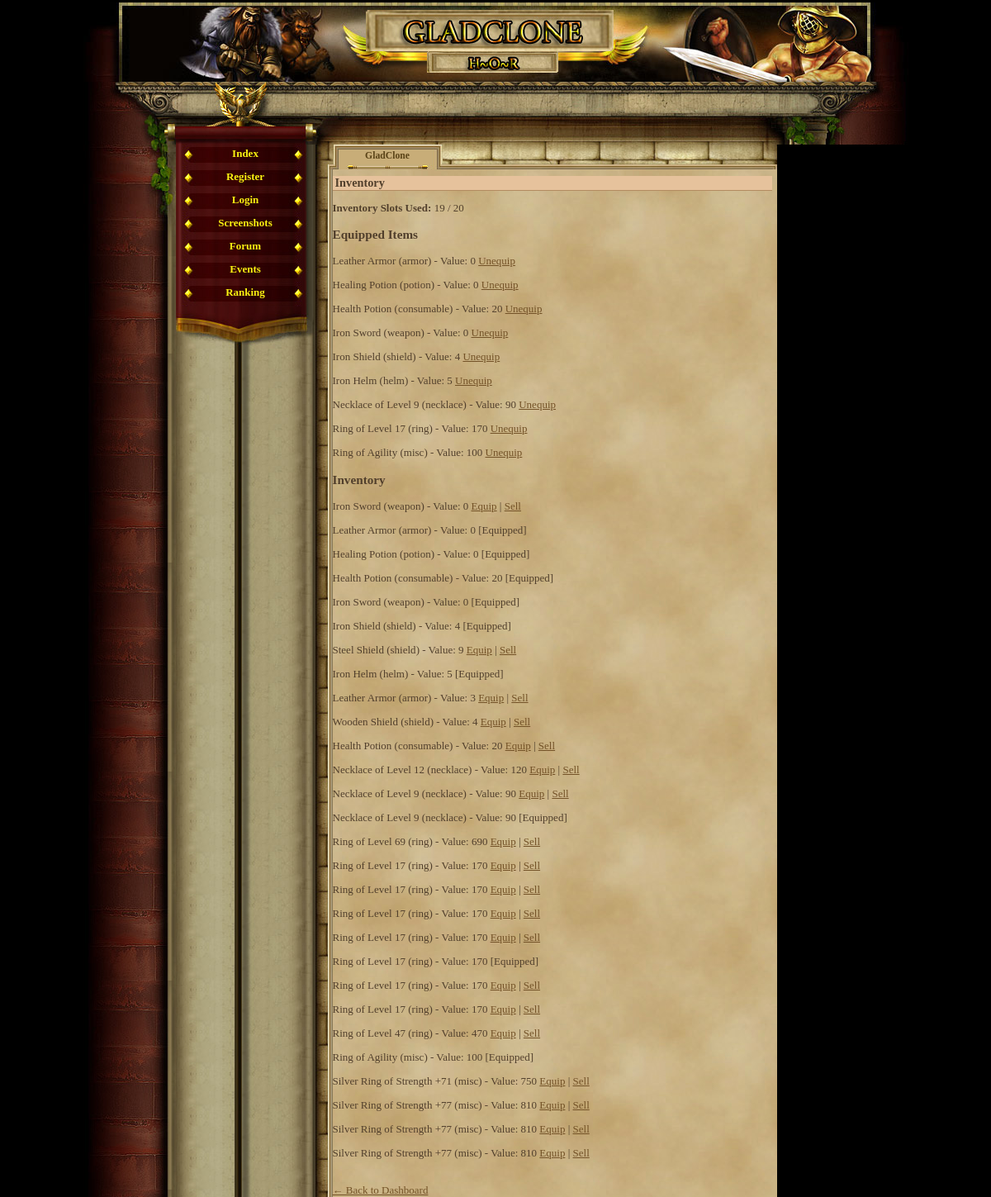
The app's page /inventory.php (signed in) with its own data.
### tables this page shows
CREATE TABLE `player_items` (
  `id` int(11) NOT NULL AUTO_INCREMENT,
  `player_id` int(11) NOT NULL,
  `item_id` int(11) NOT NULL,
  `quantity` int(11) NOT NULL DEFAULT '1',
  `equipped` tinyint(1) NOT NULL DEFAULT '0',
  `position` int(11) NOT NULL DEFAULT '0',
  PRIMARY KEY (`id`),
  KEY `player_id` (`player_id`),
  KEY `item_id` (`item_id`),
  CONSTRAINT `player_items_ibfk_1` FOREIGN KEY (`player_id`) REFERENCES `gracze` (`id`),
  CONSTRAINT `player_items_ibfk_2` FOREIGN KEY (`item_id`) REFERENCES `items` (`id`)
);

CREATE TABLE `items` (
  `id` int(11) NOT NULL AUTO_INCREMENT,
  `name` varchar(50) NOT NULL,
  `description` text,
  `type` varchar(20) NOT NULL,
  `attack_bonus` int(11) DEFAULT '0',
  `defense_bonus` int(11) DEFAULT '0',
  `sell_value` int(11) NOT NULL DEFAULT '10',
  `value` int(11) NOT NULL DEFAULT '0',
  `price` int(11) NOT NULL DEFAULT '0',
  `image` varchar(255) DEFAULT 'default.png',
  `slot` varchar(20) NOT NULL DEFAULT 'misc',
  `dex_bonus` int(11) DEFAULT '0',
  `level_required` int(11) DEFAULT '1',
  PRIMARY KEY (`id`)
);

### inventory.php (the view, shortened to what this page needs)
<?php
require_once('var/ustawienia.php');
require_once('gora_strony.php');
require_once('menu_l.php');
$player_id = $_SESSION['id'];
$max_inventory_slots = 20;
$count_query = $conn->prepare("SELECT COUNT(*) FROM player_items WHERE player_id = ? AND equipped = 0");
$count_query->bind_param("i", $player_id);
$count_query->execute();
$count_query->bind_result($inventory_count);
?>
<h2>Inventory</h2>
<p><strong>Inventory Slots Used:</strong> <?= $inventory_count ?> / <?= $max_inventory_slots ?></p>
<?php
echo "<h3>Equipped Items</h3>";
$equipped_query = $conn->prepare("
    SELECT pi.id as player_item_id, i.name, i.type, i.value
    FROM player_items pi
    JOIN items i ON pi.item_id = i.id
    WHERE pi.player_id = ? AND pi.equipped = 1
");
$equipped_query->bind_param("i", $player_id);
$equipped_query->execute();
$equipped_result = $equipped_query->get_result();
if ($equipped_result->num_rows > 0) {
    while ($item = $equipped_result->fetch_assoc()) {
        echo "<p>{$item['name']} ({$item['type']}) - Value: {$item['value']}
            <a href='unequip_item.php?id={$item['player_item_id']}'>Unequip</a></p>";
    }
} else {
    echo "<p>No items equipped.</p>";
}
echo "<h3>Inventory</h3>";
$inv_query = $conn->prepare("
    SELECT pi.id as player_item_id, i.name, i.type, i.value, pi.equipped
    FROM player_items pi
    JOIN items i ON pi.item_id = i.id
    WHERE pi.player_id = ?
");
$inv_query->bind_param("i", $player_id);
$inv_query->execute();
$inv_result = $inv_query->get_result();
if ($inv_result->num_rows > 0) {
    while ($item = $inv_result->fetch_assoc()) {
        echo "<p>{$item['name']} ({$item['type']}) - Value: {$item['value']} ";
        if ($item['equipped']) {
            echo "[Equipped]";
        } else {
            echo "<a href='inventory.php?equip={$item['player_item_id']}'>Equip</a> | ";
            echo "<a href='sell_item.php?id={$item['player_item_id']}' onclick=\"return confirm('Sell this item?');\">Sell</a>";
        }
        echo "</p>";
    }
} else {
    echo "<p>No items in inventory.</p>";
}
?>
<br><a href="index.php">← Back to Dashboard</a>

### game_05.css (style rules this page uses)
body, html { margin: 0; padding: 0; font-family:"Palatino Linotype", "Times New Roman", Times, serif; text-align: center; color: #513F2C; background-color: #000; font-size:16px; }
h2 { text-align:left; border-bottom:1px solid #b28b60; color:#513F2C; background-color:#e6c29c; margin:8px 0px 0px 0px; padding-left:3px; font-size:1.1em; }
a { -moz-user-focus: none; -moz-outline: none; outline: none; }
#content a { color:#735227; }

### records on screen
player_items: item.name "Leather Armor", item.type "armor", item.value "0", equipped "[Equipped]"
player_items: item.name "Healing Potion", item.type "potion", item.value "0", equipped "[Equipped]"
player_items: item.name "Health Potion", item.type "consumable", item.value "20", equipped "[Equipped]"
player_items: item.name "Iron Sword", item.type "weapon", item.value "0", equipped "[Equipped]"
player_items: item.name "Iron Shield", item.type "shield", item.value "4", equipped "[Equipped]"
player_items: item.name "Iron Helm", item.type "helm", item.value "5", equipped "[Equipped]"
player_items: item.name "Necklace of Level 9", item.type "necklace", item.value "90", equipped "[Equipped]"
player_items: item.name "Ring of Level 17", item.type "ring", item.value "170", equipped "[Equipped]"
player_items: item.name "Ring of Agility", item.type "misc", item.value "100", equipped "[Equipped]"
player_items: item.name "Iron Sword", item.type "weapon", item.value "0"
player_items: item.name "Steel Shield", item.type "shield", item.value "9"
player_items: item.name "Leather Armor", item.type "armor", item.value "3"
player_items: item.name "Wooden Shield", item.type "shield", item.value "4"
player_items: item.name "Health Potion", item.type "consumable", item.value "20"
player_items: item.name "Necklace of Level 12", item.type "necklace", item.value "120"
player_items: item.name "Necklace of Level 9", item.type "necklace", item.value "90"
player_items: item.name "Ring of Level 69", item.type "ring", item.value "690"
player_items: item.name "Ring of Level 17", item.type "ring", item.value "170"
player_items: item.name "Ring of Level 17", item.type "ring", item.value "170"
player_items: item.name "Ring of Level 17", item.type "ring", item.value "170"
player_items: item.name "Ring of Level 17", item.type "ring", item.value "170"
player_items: item.name "Ring of Level 17", item.type "ring", item.value "170"
player_items: item.name "Ring of Level 17", item.type "ring", item.value "170"
player_items: item.name "Ring of Level 47", item.type "ring", item.value "470"
player_items: item.name "Silver Ring of Strength +71", item.type "misc", item.value "750"
player_items: item.name "Silver Ring of Strength +77", item.type "misc", item.value "810"
player_items: item.name "Silver Ring of Strength +77", item.type "misc", item.value "810"
player_items: item.name "Silver Ring of Strength +77", item.type "misc", item.value "810"

### other values on screen
$inventory_count "19"
$max_inventory_slots "20"
